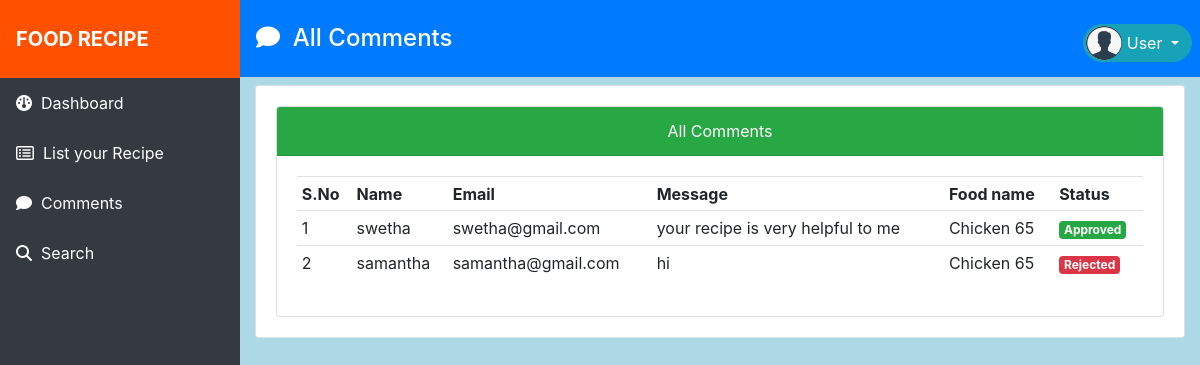
/user/all_comments.php (signed in), run on the app's committed database.
### tables this page shows
CREATE TABLE `comments` (
  `cid` int(11) NOT NULL,
  `name` varchar(50) NOT NULL,
  `email` varchar(50) NOT NULL,
  `message` text NOT NULL,
  `recipe_id` int(11) NOT NULL,
  `status` varchar(50) NOT NULL DEFAULT 'Waiting for Approval',
  `created_at` timestamp NOT NULL DEFAULT current_timestamp() ON UPDATE current_timestamp()
);

CREATE TABLE `recipe` (
  `rid` int(11) NOT NULL,
  `user_id` int(11) NOT NULL,
  `recipe_title` varchar(50) NOT NULL,
  `prepare_time` varchar(50) NOT NULL,
  `cook_time` varchar(50) NOT NULL,
  `yields` varchar(50) NOT NULL,
  `description` text NOT NULL,
  `pictures` varchar(50) NOT NULL,
  `created_at` timestamp NOT NULL DEFAULT current_timestamp() ON UPDATE current_timestamp()
);

### user/all_comments.php (the view, shortened to what this page needs)
<!DOCTYPE html>
<html lang="en">
<head>
    <link rel="stylesheet" href="https://cdn.jsdelivr.net/npm/bootstrap@4.6.2/dist/css/bootstrap.min.css">
  <link rel="stylesheet" href="https://cdnjs.cloudflare.com/ajax/libs/font-awesome/6.5.1/css/all.min.css" />
  <link rel="stylesheet" href="style.css">
</head>
<body>
<div>
<div style="width:20%;height:100vh;float:left;" class="bg-dark">
<?php
include("includes/leftbar.php");
?>
</div>
<div style="width:80%;float:left;height:100vh;overflow:hidden;background-color:lightblue;" >
<header class="text-white bg-primary">
    <h4 class="py-4 ml-3">
    <i class="fa-solid fa-comment"></i>&nbsp;&nbsp;All Comments
    <div class="dropdown float-right mr-2">
  <button type="button" class="btn btn-info mybtn dropdown-toggle" data-toggle="dropdown">
    User
  </button>
</div>
    </h4>
</header>
<div class="container-fluid"  style="height:90vh;overflow:scroll;">
    <div class="row">
        <div class="col-md-12">
            <div class="card">
                <div class="card-body">
                    <div class="card">
                        <div class="card-header bg-success text-white text-center">All Comments</div>
                        <div class="card-body">
                            <table class="table table-sm">
                                <tr>
                                    <th>S.No</th>
                                    <th>Name</th>
                                    <th>Email</th>
                                    <th>Message</th>
                                    <th>Food name</th>
                                    <th>Status</th>
                                </tr>
<?php
include("../db.php");
$sql="select * from comments inner join recipe on comments.recipe_id=recipe.rid where recipe.user_id=".$_SESSION["uid"];
$result=mysqli_query($con,$sql);
$i=1;
if(mysqli_num_rows($result)>0)
{
    while($row=mysqli_fetch_assoc($result))
    {
        ?>
        <tr>
            <td><?=$i?></td>
            <td><?=$row["name"]?></td>
            <td><?=$row["email"]?></td>
            <td><?=$row["message"]?></td>
            <td><?=$row["recipe_title"]?></td>
            <td>
                <?php
                if($row["status"]=="Approved")
                {
                    ?>
                    <span class="badge badge-success"><?=$row["status"]?></span></td>
                    <?php
                }
                elseif($row["status"]=="Rejected")
                {
                    ?>
                    <span class="badge badge-danger"><?=$row["status"]?></span></td>
                    <?php
                }
                elseif($row["status"]=="Waiting for Approval")
                {
                    ?>
                    <span class="badge badge-primary"><?=$row["status"]?></span></td>
                    <?php
                }
                ?>
        </tr>
        <?php
        $i++;
    }
}
?>
                            </table>
                        </div>
                    </div>
                </div>
            </div>
        </div>
    </div>
</div>
</div>
</div>
</body>
</html>

### user/style.css (style rules this page uses)
.mybtn { border-radius:20px; }
.mybtn::before { content:"hel"; color:transparent; border-radius:50%; padding:7px; background-image: url("../assets/images/avatar.png"); background-size: 100% 100%; margin-left:-10px; }

### data on the page
comments: name "swetha", email "swetha@gmail.com", message "your recipe is very helpful to me", recipe.recipe_title "Chicken 65", status "Approved"
comments: name "samantha", email "samantha@gmail.com", message "hi", recipe.recipe_title "Chicken 65", status "Rejected"
